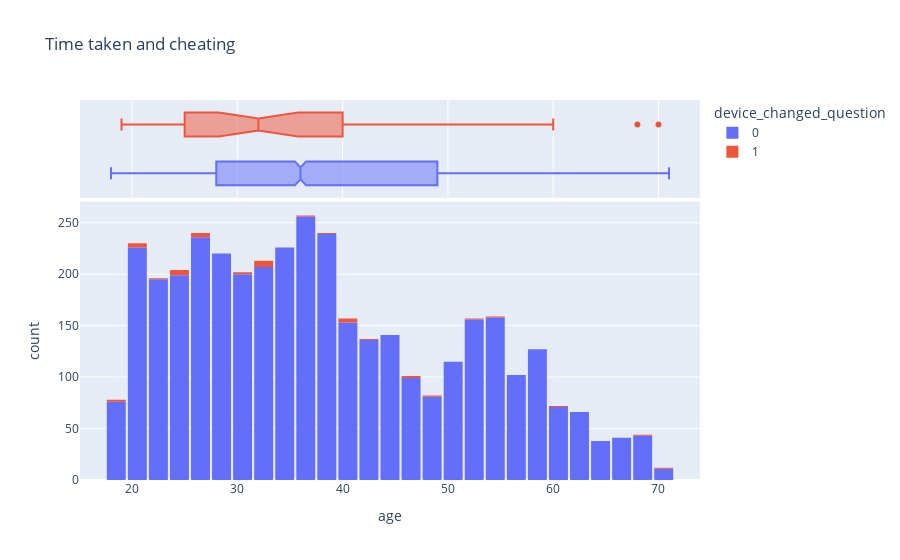

Notebook source saved alongside this figure:
### Code cell
fig = px.histogram(raw_df, 
                   x='age', 
                   marginal='box', 
                   color='device_changed_question',
                   nbins=47, 
                   title='Time taken and cheating')
fig.update_layout(bargap=0.1)
fig.show()

### Figure 1 — Plotly figure (JSON) as saved in the notebook; plotly's stock layout.template omitted (floating-point values rounded to 4 significant figures; data arrays with more than 128 entries replaced by an {"elided": "..."} marker saying what was removed)
{"data": [{"alignmentgroup": "True", "bingroup": "x", "hovertemplate": "device_changed_question=0<br>age=%{x}<br>count=%{y}<extra></extra>", "legendgroup": "0", "marker": {"color": "#636efa", "pattern": {"shape": ""}}, "name": "0", "nbinsx": 47, "offsetgroup": "0", "orientation": "v", "showlegend": true, "type": "histogram", "x": {"elided": "3847 int values"}, "xaxis": "x", "yaxis": "y"}, {"alignmentgroup": "True", "hovertemplate": "device_changed_question=0<br>age=%{x}<extra></extra>", "legendgroup": "0", "marker": {"color": "#636efa"}, "name": "0", "notched": true, "offsetgroup": "0", "showlegend": false, "type": "box", "x": {"elided": "3847 int values"}, "xaxis": "x2", "yaxis": "y2"}, {"alignmentgroup": "True", "bingroup": "x", "hovertemplate": "device_changed_question=1<br>age=%{x}<br>count=%{y}<extra></extra>", "legendgroup": "1", "marker": {"color": "#EF553B", "pattern": {"shape": ""}}, "name": "1", "nbinsx": 47, "offsetgroup": "1", "orientation": "v", "showlegend": true, "type": "histogram", "x": [52, 20, 19, 40, 70, 25, 32, 26, 36, 49, 31, 20, 40, 42, 60, 32, 38, 27, 26, 68, 54, 31, 20, 32, 32, 19, 40, 46, 32, 25, 24, 26, 22, 25, 20, 40, 46, 32, 25], "xaxis": "x", "yaxis": "y"}, {"alignmentgroup": "True", "hovertemplate": "device_changed_question=1<br>age=%{x}<extra></extra>", "legendgroup": "1", "marker": {"color": "#EF553B"}, "name": "1", "notched": true, "offsetgroup": "1", "showlegend": false, "type": "box", "x": [52, 20, 19, 40, 70, 25, 32, 26, 36, 49, 31, 20, 40, 42, 60, 32, 38, 27, 26, 68, 54, 31, 20, 32, 32, 19, 40, 46, 32, 25, 24, 26, 22, 25, 20, 40, 46, 32, 25], "xaxis": "x2", "yaxis": "y2"}], "layout": {"bargap": 0.1, "barmode": "relative", "legend": {"title": {"text": "device_changed_question"}, "tracegroupgap": 0}, "title": {"text": "Time taken and cheating"}, "xaxis": {"anchor": "y", "domain": [0, 1], "title": {"text": "age"}}, "xaxis2": {"anchor": "y2", "domain": [0, 1], "matches": "x", "showgrid": true, "showticklabels": false}, "yaxis": {"anchor": "x", "domain": [0, 0.7326], "title": {"text": "count"}}, "yaxis2": {"anchor": "x2", "domain": [0.7426, 1], "matches": "y2", "showgrid": false, "showline": false, "showticklabels": false, "ticks": ""}}}
